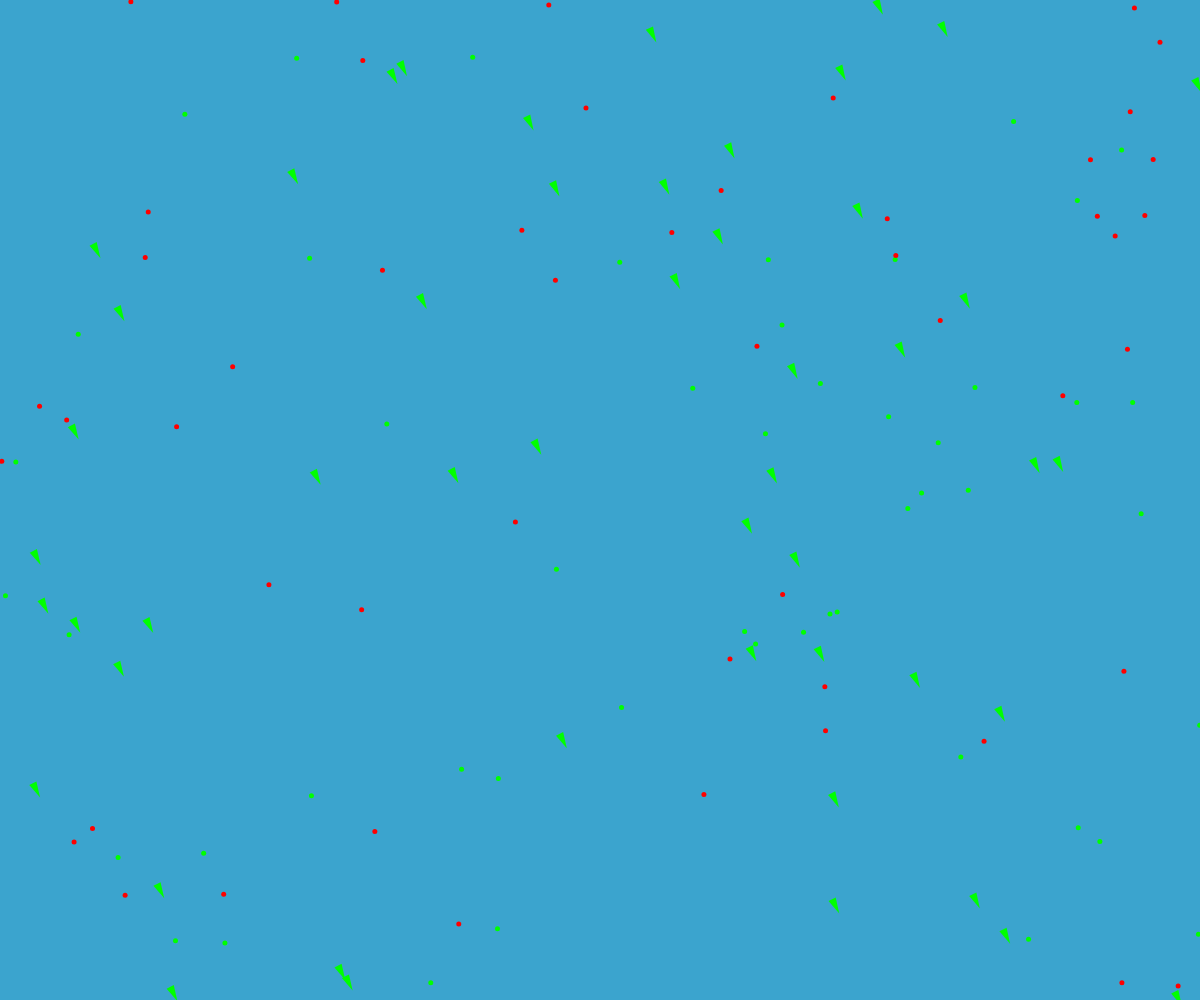
Frame 1 (no input)
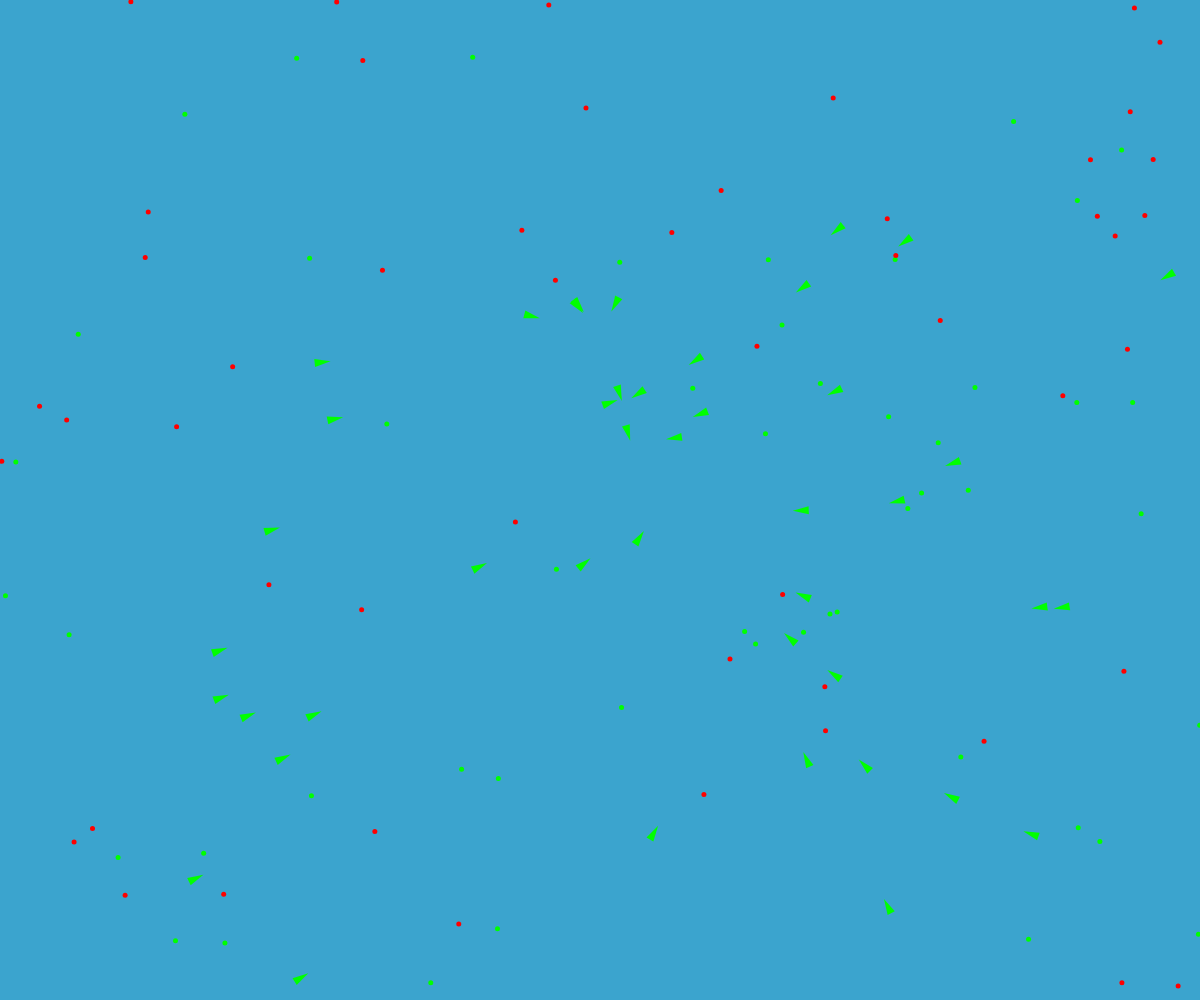
Frame 60 (no input)
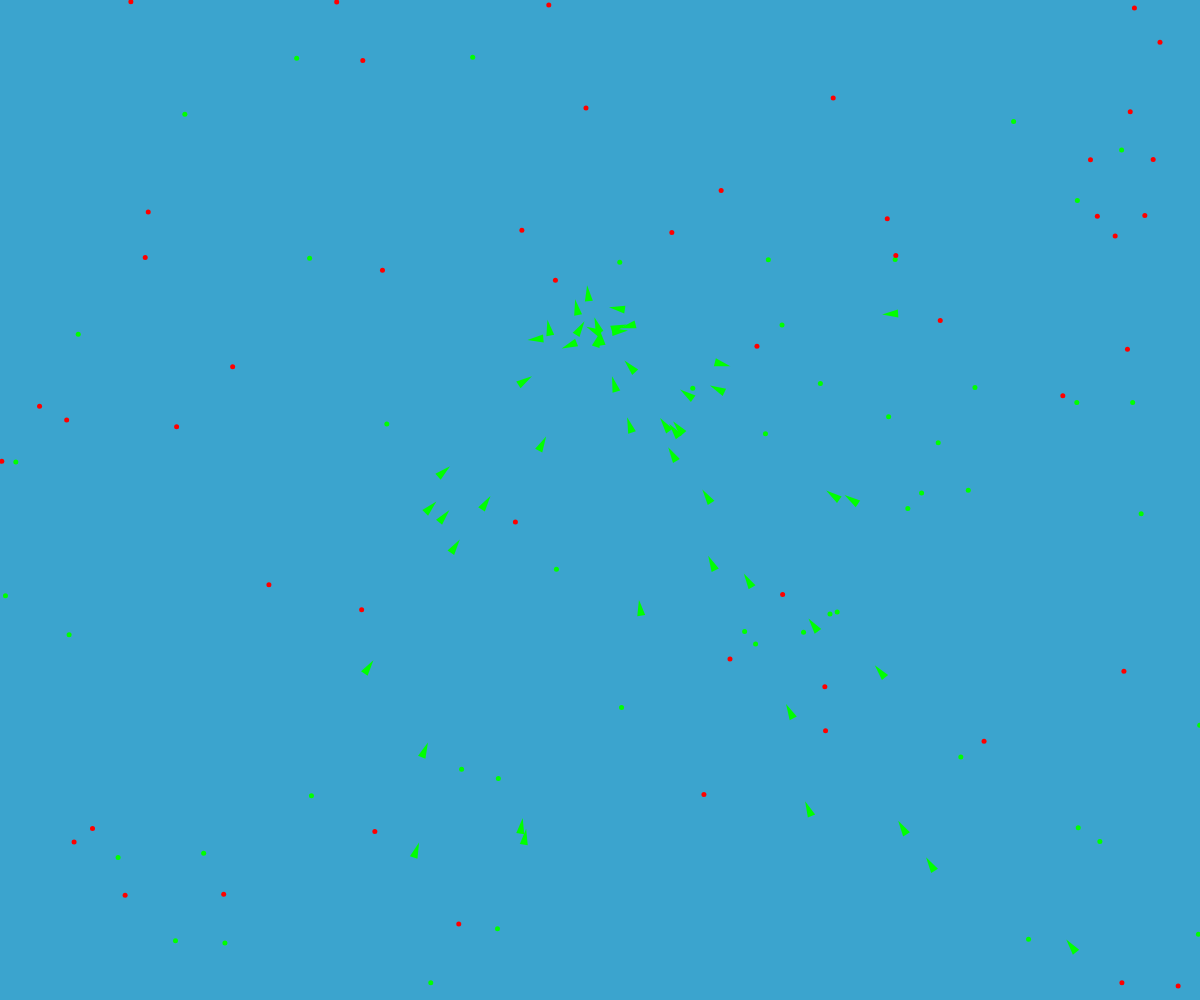
Frame 120 (the mouse pressed at the canvas centre since frame 60)

The p5.js sketch that drew these frames (run headless with seeded random() and noise() and a simulated clock; from frame 60 on, the mouse is pressed at the canvas centre):

// p5.js sketch
// ── sketch.js
// The Nature of Code
// Daniel Shiffman
// http://natureofcode.com

// Stay Within Walls
// "Made-up" Steering behavior to stay within walls

let v = [];

let debug = true;
let food = [];
let poison = [];
let d = 25;
function setup() {
  createCanvas(windowWidth, windowHeight);
  for(var i=0;i<50;i++){
      var w = random(width);
      var h = random(height);
      v[i] = new Vehicle(w,h);
    }
    for(var k=0; k<50;k++){
      var x = random(width);
      var y = random(height);
      food.push(createVector(x,y));
    }
    for(var k=0; k<50;k++){
      var x = random(width);
      var y = random(height);
      poison.push(createVector(x,y));
    }
 }

function draw() {
  background(59, 164, 206);
  // var target = createVector(mouseX, mouseY);
  var target = createVector(windowWidth/2, windowHeight/3);
  // ellipse(target.x,target.y,48,48);
  // Call the appropriate steering behaviors for our agents
    for(var j=0;j<50;j++){
      fill(0,255,0);
      noStroke();
      ellipse(food[j].x,food[j].y,5,5);
    }
    for(var l=0;l<50;l++){
      fill(255,0,0);
      noStroke();
      ellipse(poison[l].x,poison[l].y,5,5);
    }
    for(var i=0;i<50;i++){
      // v[i].boundaries();
      // v[i].separate(v);
      v[i].seek(target);
      v[i].update();
      v[i].display();
    }

}

function mousePressed() {
  debug = !debug;
}
// ── vehicle.js
// The Nature of Code
// Daniel Shiffman
// http://natureofcode.com

// The "Vehicle" class

class Vehicle {
  constructor(x,y) {
    this.acceleration = createVector(0, 2);
    this.velocity = createVector(3, 4);
    this.position = createVector(x, y);
    this.r = 4;
    this.maxspeed = 5;
    this.maxforce = 0.10;
  }

  // Method to update location
  update() {
    // Update velocity
    this.velocity.add(this.acceleration);
    // Limit speed
    this.velocity.limit(this.maxspeed);
    this.position.add(this.velocity);
    // Reset accelerationelertion to 0 each cycle
    this.acceleration.mult(0);
  }

  applyForce(force) {
    // We could add mass here if we want A = F / M
    this.acceleration.add(force);
  }

  seek(target){
    var desired1 = p5.Vector.sub(target, this.position);
    desired1.setMag(this.maxspeed);
    var steer = p5.Vector.sub(desired1,this.velocity);
    steer.limit(this.maxforce);
    this.applyForce(steer);
  }


separate(vehicles) {
    let desiredseparation = this.r * 10;
    let sum = createVector();
    let count = 0;
    // For every boid in the system, check if it's too close
    for (let i = 0; i < vehicles.length; i++) {
      let d = p5.Vector.dist(this.position, vehicles[i].position);
      // If the distance is greater than 0 and less than an arbitrary amount (0 when you are yourself)
      if ((d > 0) && (d < desiredseparation)) {
        // Calculate vector pointing away from neighbor
        let diff = p5.Vector.sub(this.position, vehicles[i].position);
        diff.normalize();
        diff.div(d); // Weight by distance
        sum.add(diff);
        count++; // Keep track of how many
      }
    }
    // Average -- divide by how many
    if (count > 0) {
      sum.div(count);
      // Our desired vector is the average scaled to maximum speed
      sum.normalize();
      sum.mult(this.maxspeed);
      // Implement Reynolds: Steering = Desired - Velocity
      let steer = p5.Vector.sub(sum, this.velocity);
      steer.limit(this.maxforce);
      this.applyForce(steer);
    }
  }

  // boundaries() {

  //   let desired = null;

  //   if (this.position.x < d) {
  //     desired = createVector(this.maxspeed, mouseX);
  //   } else if (this.position.x > width - d) {
  //     desired = createVector(-this.maxspeed, mouseY);
  //   }

  //   if (this.position.y < d) {
  //     desired = createVector(this.velocity.x, this.maxspeed);
  //   } else if (this.position.y > height - d) {
  //     desired = createVector(this.velocity.x, -this.maxspeed);
  //   }

  //   if (desired !== null) {
  //     desired.normalize();
  //     desired.mult(this.maxspeed);
  //     let steer = p5.Vector.sub(desired, this.velocity);
  //     steer.limit(this.maxforce);
  //     this.applyForce(steer);
  //   }
  // }

  display() {
    // Draw a triangle rotated in the direction of velocity
    var angle = this.velocity.heading() + PI / 2;

    push();
    translate(this.position.x, this.position.y);
    rotate(angle);

    var gr = color(0, 255, 0);
    var rd = color(255, 0, 0);
    // var col = lerpColor(rd, gr, this.health);

    fill(gr);
    stroke(rd);
    strokeWeight(0);
    beginShape();
    vertex(0, -this.r * 2);
    vertex(-this.r, this.r * 2);
    vertex(this.r, this.r * 2);
    endShape(CLOSE);

    pop();

  }
}
